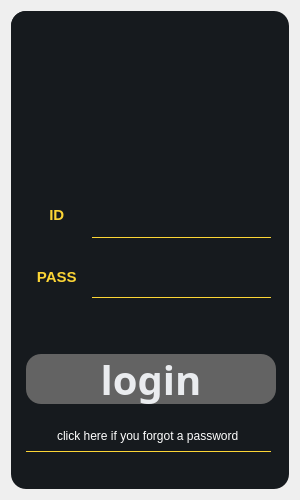
<?xml version="1.0" encoding="UTF-8"?>
<ui version="4.0">
 <class>Form</class>
 <widget class="QWidget" name="Form">
  <property name="geometry">
   <rect>
    <x>0</x>
    <y>0</y>
    <width>300</width>
    <height>500</height>
   </rect>
  </property>
  <property name="sizePolicy">
   <sizepolicy hsizetype="Preferred" vsizetype="Preferred">
    <horstretch>0</horstretch>
    <verstretch>0</verstretch>
   </sizepolicy>
  </property>
  <property name="minimumSize">
   <size>
    <width>300</width>
    <height>500</height>
   </size>
  </property>
  <property name="maximumSize">
   <size>
    <width>300</width>
    <height>500</height>
   </size>
  </property>
  <property name="windowTitle">
   <string>Form</string>
  </property>
  <layout class="QVBoxLayout" name="verticalLayout">
   <item>
    <widget class="QWidget" name="widget" native="true">
     <property name="sizePolicy">
      <sizepolicy hsizetype="Fixed" vsizetype="Preferred">
       <horstretch>0</horstretch>
       <verstretch>0</verstretch>
      </sizepolicy>
     </property>
     <property name="styleSheet">
      <string notr="true">QWidget{
background-color:rgba(22, 26, 30);
border-radius:15px;
}
QLineEdit{
background-color:rgba(0,0,0,0);
border:1px solid rgba(0,0,0,0);
border-bottom-color:#FCD535;
border-radius:0px;
color:rgb(255,255,255);
padding-bottom:7px;
}
QLabel{
color:#FCD535;
font-size:15px;
font-weight: bold;
}
QPushButton{
color: rgb(234, 236, 239);
background-color:rgb(99,99,99);
}
QPushButton:pressed{
background-color:rgb(122,122,122);
}</string>
     </property>
     <layout class="QVBoxLayout" name="verticalLayout_2">
      <property name="leftMargin">
       <number>0</number>
      </property>
      <property name="topMargin">
       <number>0</number>
      </property>
      <item>
       <widget class="QFrame" name="frame">
        <property name="sizePolicy">
         <sizepolicy hsizetype="Preferred" vsizetype="Preferred">
          <horstretch>0</horstretch>
          <verstretch>0</verstretch>
         </sizepolicy>
        </property>
        <property name="frameShape">
         <enum>QFrame::StyledPanel</enum>
        </property>
        <property name="frameShadow">
         <enum>QFrame::Raised</enum>
        </property>
       </widget>
      </item>
      <item>
       <widget class="QFrame" name="frame_2">
        <property name="frameShape">
         <enum>QFrame::StyledPanel</enum>
        </property>
        <property name="frameShadow">
         <enum>QFrame::Raised</enum>
        </property>
        <layout class="QHBoxLayout" name="horizontalLayout">
         <property name="leftMargin">
          <number>0</number>
         </property>
         <item>
          <widget class="QFrame" name="frame_4">
           <property name="frameShape">
            <enum>QFrame::StyledPanel</enum>
           </property>
           <property name="frameShadow">
            <enum>QFrame::Raised</enum>
           </property>
           <layout class="QVBoxLayout" name="verticalLayout_3">
            <item>
             <widget class="QLabel" name="label">
              <property name="font">
               <font>
                <pointsize>-1</pointsize>
                <weight>75</weight>
                <bold>true</bold>
               </font>
              </property>
              <property name="text">
               <string>    ID</string>
              </property>
              <property name="alignment">
               <set>Qt::AlignCenter</set>
              </property>
             </widget>
            </item>
            <item>
             <widget class="QLabel" name="label_2">
              <property name="font">
               <font>
                <pointsize>-1</pointsize>
                <weight>75</weight>
                <bold>true</bold>
               </font>
              </property>
              <property name="text">
               <string>    PASS</string>
              </property>
              <property name="alignment">
               <set>Qt::AlignCenter</set>
              </property>
             </widget>
            </item>
           </layout>
          </widget>
         </item>
         <item>
          <widget class="QFrame" name="frame_5">
           <property name="sizePolicy">
            <sizepolicy hsizetype="Expanding" vsizetype="Preferred">
             <horstretch>0</horstretch>
             <verstretch>0</verstretch>
            </sizepolicy>
           </property>
           <property name="frameShape">
            <enum>QFrame::StyledPanel</enum>
           </property>
           <property name="frameShadow">
            <enum>QFrame::Raised</enum>
           </property>
           <widget class="QLineEdit" name="lineEdit">
            <property name="geometry">
             <rect>
              <x>0</x>
              <y>30</y>
              <width>200</width>
              <height>30</height>
             </rect>
            </property>
           </widget>
           <widget class="QLineEdit" name="lineEdit_2">
            <property name="geometry">
             <rect>
              <x>0</x>
              <y>90</y>
              <width>200</width>
              <height>30</height>
             </rect>
            </property>
           </widget>
          </widget>
         </item>
        </layout>
       </widget>
      </item>
      <item>
       <widget class="QFrame" name="frame_3">
        <property name="enabled">
         <bool>true</bool>
        </property>
        <property name="frameShape">
         <enum>QFrame::StyledPanel</enum>
        </property>
        <property name="frameShadow">
         <enum>QFrame::Raised</enum>
        </property>
        <layout class="QVBoxLayout" name="verticalLayout_4">
         <property name="leftMargin">
          <number>15</number>
         </property>
         <item>
          <widget class="QPushButton" name="pushButton">
           <property name="enabled">
            <bool>true</bool>
           </property>
           <property name="sizePolicy">
            <sizepolicy hsizetype="Preferred" vsizetype="Preferred">
             <horstretch>0</horstretch>
             <verstretch>0</verstretch>
            </sizepolicy>
           </property>
           <property name="minimumSize">
            <size>
             <width>250</width>
             <height>50</height>
            </size>
           </property>
           <property name="maximumSize">
            <size>
             <width>250</width>
             <height>50</height>
            </size>
           </property>
           <property name="font">
            <font>
             <family>Bahnschrift SemiBold</family>
             <pointsize>30</pointsize>
             <weight>75</weight>
             <bold>true</bold>
            </font>
           </property>
           <property name="text">
            <string>login</string>
           </property>
          </widget>
         </item>
         <item>
          <widget class="QLineEdit" name="lineEdit_3">
           <property name="text">
            <string>click here if you forgot a password</string>
           </property>
           <property name="alignment">
            <set>Qt::AlignCenter</set>
           </property>
          </widget>
         </item>
        </layout>
       </widget>
      </item>
     </layout>
    </widget>
   </item>
  </layout>
 </widget>
 <resources/>
 <connections/>
</ui>
